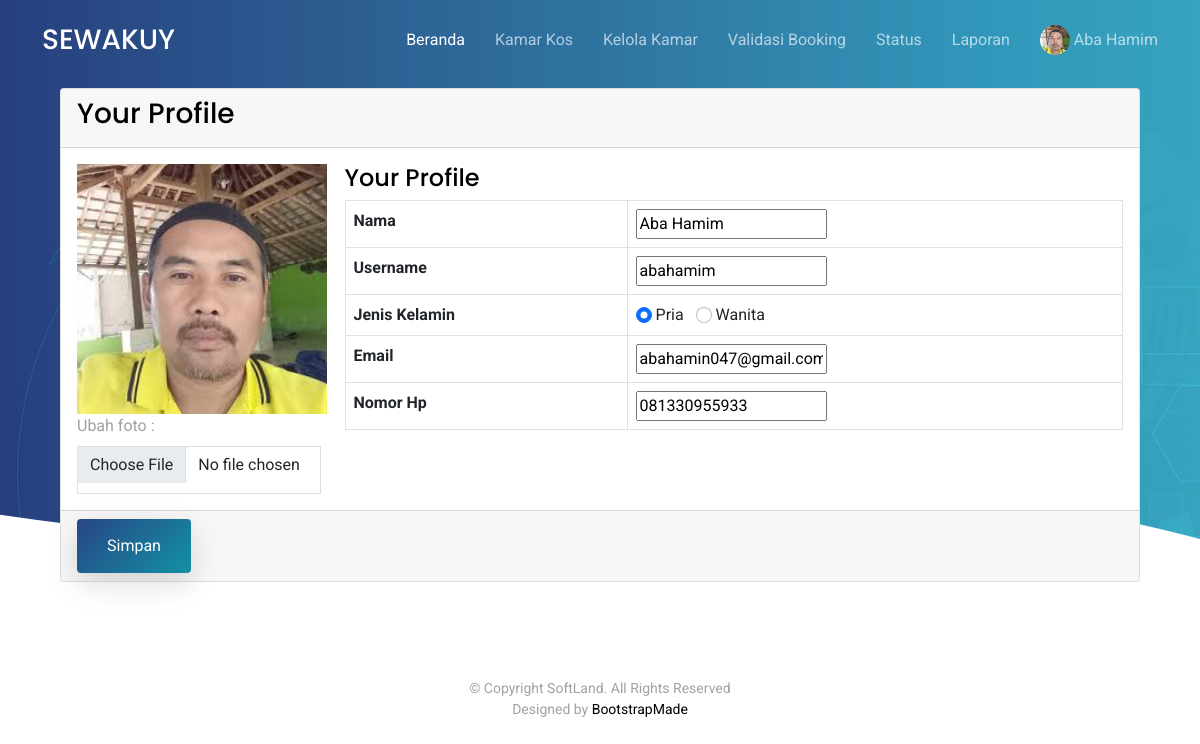
The app's page /pemilik/editprofil.php (signed in) with its own data.
### tables this page shows
CREATE TABLE `user` (
  `username` varchar(100) NOT NULL,
  `password` varchar(100) NOT NULL,
  `nama` varchar(100) NOT NULL,
  `jk` enum('pria','wanita') NOT NULL,
  `alamat_kos` varchar(250) NOT NULL DEFAULT '-',
  `email` varchar(100) NOT NULL,
  `nomor_hp` varchar(20) NOT NULL,
  `foto_profil` varchar(100) NOT NULL,
  `berkas` varchar(100) NOT NULL DEFAULT '-',
  `level` enum('pemilik','penghuni','admin') NOT NULL,
  `verif` enum('sudah','belum') NOT NULL
);

### pemilik/editprofil.php (the view, shortened to what this page needs)
<?php include "header.php";
$sql = "SELECT * FROM user WHERE username = '".$_SESSION['username']."';";
$data = mysqli_query($koneksi,$sql);
$data_profil = mysqli_fetch_assoc($data);
?>
<section class="hero-section" id="hero">
  <div class="wave">
    </div>
  <div class="px-4 py-5 px-md-5 text-center text-lg-start" >
    <div class="container">
      <div class="row align-items-center"  style="margin-top: 40px;">
        <div class="col">
          <div class="card">
            <div class="card-header">
            <form method="post" enctype="multipart/form-data">
            <h3 class="card-title">Your Profile</h3>
            </div>
            <div class="card-body">
            <div class="row row-2">
            <div class="col-md-3">
            <img style="width: 250px; height:250px" src="../profil/<?php echo $data_profil['foto_profil']; ?>">
            <label class="form-label" for="profil">Ubah foto : </label>
            <input type="file" name="profil" id="profil" class="form-control"/>
            </div>
            <div class="col-md-9">
            <h4>Your Profile</h4>
            <div class="table-responsive">
            <table class="table table-bordered">
            <tbody><tr>
            <td><strong>Nama</strong></td>
            <td><input value="<?php echo $data_profil['nama']; ?>" type="text" name="nama" required></td>
            </tr>
            <tr>
            <td><strong>Username</strong></td>
            <td><input type="text" readonly value="<?php echo $data_profil['username']; ?>" name="username" ></td>
            </tr>
            <tr>
            <td><strong>Jenis Kelamin</strong></td>
            <td><?php if ($data_profil['jk'] == 'pria') { ?>
                  <input class="form-check-input" type="radio" name="jk" value="pria" id="jk1" checked>
                  <label class="form-check-label" for="jk1">
                    Pria &nbsp;
                  </label>
                  <input class="form-check-input" type="radio" name="jk" value="wanita" id="jk2">
                  <label class="form-check-label" for="jk2">
                    Wanita
                  </label>
                  <?php }?></td>
            </tr>
            <tr>
            <td><strong>Email</strong></td>
            <td><input value="<?php echo $data_profil['email']; ?>" required type="email" name="email"></td>
            </tr>
            <tr>
            <td><strong>Nomor Hp</strong></td>
            <td><input value="<?php echo $data_profil['nomor_hp']; ?>" required type="number" name="hp"></td>
            </tr>
            </tbody></table>
            </div>
            </div>
            </div>
            </div>
            <div class="card-footer">
            <button type="submit" name="submit" class="btn btn-primary">
            Simpan
            </button>
            </div>
            </div>
        </div>
      </div>
    </div>
  </div>
</section>
<?php include "footer.php"; ?>

### pemilik/header.php (shortened to what this page needs)
<!DOCTYPE html>
<html lang="en">
<?php
require "../config.php";
$sql = mysqli_query($koneksi, "SELECT * FROM user WHERE username = '".$_SESSION['username']."'");
$tampil = mysqli_fetch_array($sql);
?>
<head>
  <link href="../assets/vendor/aos/aos.css" rel="stylesheet">
  <link href="../assets/vendor/bootstrap/css/bootstrap.min.css" rel="stylesheet">
  <link href="../assets/vendor/bootstrap-icons/bootstrap-icons.css" rel="stylesheet">
  <link href="../assets/vendor/boxicons/css/boxicons.min.css" rel="stylesheet">
  <link href="../assets/vendor/swiper/swiper-bundle.min.css" rel="stylesheet">
  <link href="../assets/css/style.css" rel="stylesheet">
  <link rel="stylesheet" href="https://cdnjs.cloudflare.com/ajax/libs/rateYo/2.3.2/jquery.rateyo.min.css">
</head>
<body>
  <header id="header" class="fixed-top d-flex align-items-center">
    <div class="container d-flex justify-content-between align-items-center">
      <div class="logo">
        <h1><a href="home.php">SEWAKUY</a></h1>
      </div>
      <nav id="navbar" class="navbar">
        <ul>
          <li><a class="active " href="home.php">Beranda</a></li>
          <li><a href="kos.php">Kamar Kos</a></li>
          <li><a href="kelola.php">Kelola Kamar</a></li>
          <li><a href="validasi.php">Validasi Booking</a></li>
          <li><a href="status.php">Status</a></li>
          <li><a href="laporan.php">Laporan</a></li>
          <li class="dropdown"><a href="profil.php"><img style="width: 30px; height:30px; border-radius: 100%;" src="../profil/<?php echo $tampil['foto_profil']; ?>">&nbsp;<?php echo $tampil['nama']; ?></a>
          </li>
        </ul>
      </nav>
    </div>
  </header>

### assets/css/style.css (style rules this page uses)
html { overflow-x: hidden; }
body { font-family: "Roboto", sans-serif; color: #9fa1a4; line-height: 1.5; }
a { color: #777; text-decoration: none; transition: 0.3s all ease; }
h1, h2, h3, h4, h5, h6, .font-heading { font-family: "Poppins", sans-serif; color: #000; }
.container { z-index: 2; position: relative; }
section { overflow: hidden; }
.btn { border: none; padding: 15px 30px !important; }
.btn.btn-primary { background: #2d71a1; background: linear-gradient(-45deg, #1391a5, #274685); color: #fff; box-shadow: 0 10px 30px 0 rgba(0, 0, 0, 0.15); }
.form-control { height: 48px; border-radius: 0; border: 1px solid #dae0e5; }
#header { height: 80px; transition: all 0.5s; z-index: 997; transition: all 0.5s; }
#header .logo h1 { font-size: 28px; margin: 0; padding: 4px 0; line-height: 1; font-weight: 500; }
#header .logo h1 a, #header .logo h1 a:hover { color: #fff; text-decoration: none; }
.navbar { padding: 0; }
.navbar ul { margin: 0; padding: 0; display: flex; list-style: none; align-items: center; }
.navbar li { position: relative; }
.navbar a, .navbar a:focus { display: flex; align-items: center; justify-content: space-between; padding: 10px 0 10px 30px; font-size: 16px; font-weight: 400; color: rgba(255, 255, 255, 0.65); white-space: nowrap; transition: 0.3s; }
.navbar a:hover, .navbar .active, .navbar .active:focus, .navbar li:hover > a { color: #fff; }
.hero-section { background: linear-gradient(to right, rgba(39, 70, 133, 0.8) 0%, rgba(61, 179, 197, 0.8) 100%), url(../img/hero-bg.jpg); position: relative; }
.hero-section .wave { width: 100%; overflow: hidden; position: absolute; z-index: 1; bottom: -150px; }

### records on screen
user: foto_profil (picture), nama "Aba Hamim", username "abahamim", email "abahamin047@gmail.com", hp "081330955933"
